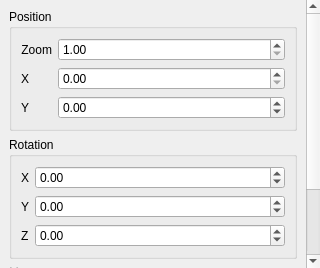
<?xml version="1.0" encoding="UTF-8"?>
<ui version="4.0">
 <class>EarthWidgetSettings</class>
 <widget class="QWidget" name="EarthWidgetSettings">
  <property name="enabled">
   <bool>true</bool>
  </property>
  <property name="geometry">
   <rect>
    <x>0</x>
    <y>0</y>
    <width>320</width>
    <height>268</height>
   </rect>
  </property>
  <property name="windowTitle">
   <string>Earth Settings</string>
  </property>
  <property name="locale">
   <locale language="C" country="AnyCountry"/>
  </property>
  <layout class="QVBoxLayout" name="verticalLayout_2">
   <property name="spacing">
    <number>0</number>
   </property>
   <property name="margin">
    <number>0</number>
   </property>
   <item>
    <widget class="QScrollArea" name="scrollArea">
     <property name="frameShape">
      <enum>QFrame::NoFrame</enum>
     </property>
     <property name="frameShadow">
      <enum>QFrame::Plain</enum>
     </property>
     <property name="widgetResizable">
      <bool>true</bool>
     </property>
     <widget class="QWidget" name="scrollAreaWidgetContents">
      <property name="geometry">
       <rect>
        <x>0</x>
        <y>-74</y>
        <width>304</width>
        <height>342</height>
       </rect>
      </property>
      <layout class="QVBoxLayout" name="verticalLayout">
       <item>
        <widget class="QGroupBox" name="groupPosition">
         <property name="title">
          <string>Position</string>
         </property>
         <layout class="QFormLayout" name="formLayout_2">
          <item row="0" column="0">
           <widget class="QLabel" name="labelZoom">
            <property name="text">
             <string>Zoom</string>
            </property>
            <property name="alignment">
             <set>Qt::AlignRight|Qt::AlignTrailing|Qt::AlignVCenter</set>
            </property>
            <property name="buddy">
             <cstring>spinZoom</cstring>
            </property>
           </widget>
          </item>
          <item row="0" column="1">
           <widget class="QDoubleSpinBox" name="spinZoom">
            <property name="minimum">
             <double>1.000000000000000</double>
            </property>
            <property name="maximum">
             <double>15.000000000000000</double>
            </property>
            <property name="singleStep">
             <double>0.500000000000000</double>
            </property>
           </widget>
          </item>
          <item row="1" column="0">
           <widget class="QLabel" name="labelX">
            <property name="text">
             <string>X</string>
            </property>
            <property name="alignment">
             <set>Qt::AlignRight|Qt::AlignTrailing|Qt::AlignVCenter</set>
            </property>
            <property name="buddy">
             <cstring>spinX</cstring>
            </property>
           </widget>
          </item>
          <item row="1" column="1">
           <widget class="QDoubleSpinBox" name="spinX">
            <property name="maximum">
             <double>5.000000000000000</double>
            </property>
            <property name="singleStep">
             <double>0.050000000000000</double>
            </property>
            <property name="value">
             <double>0.000000000000000</double>
            </property>
           </widget>
          </item>
          <item row="2" column="0">
           <widget class="QLabel" name="labelY">
            <property name="text">
             <string>Y</string>
            </property>
            <property name="alignment">
             <set>Qt::AlignRight|Qt::AlignTrailing|Qt::AlignVCenter</set>
            </property>
            <property name="buddy">
             <cstring>spinY</cstring>
            </property>
           </widget>
          </item>
          <item row="2" column="1">
           <widget class="QDoubleSpinBox" name="spinY">
            <property name="minimum">
             <double>-5.000000000000000</double>
            </property>
            <property name="maximum">
             <double>5.000000000000000</double>
            </property>
            <property name="singleStep">
             <double>0.050000000000000</double>
            </property>
           </widget>
          </item>
         </layout>
        </widget>
       </item>
       <item>
        <widget class="QGroupBox" name="groupRotation">
         <property name="title">
          <string>Rotation</string>
         </property>
         <layout class="QFormLayout" name="formLayout">
          <item row="1" column="1">
           <widget class="QDoubleSpinBox" name="spinRotX">
            <property name="minimum">
             <double>-180.000000000000000</double>
            </property>
            <property name="maximum">
             <double>180.000000000000000</double>
            </property>
            <property name="singleStep">
             <double>5.000000000000000</double>
            </property>
           </widget>
          </item>
          <item row="2" column="1">
           <widget class="QDoubleSpinBox" name="spinRotY">
            <property name="minimum">
             <double>-180.000000000000000</double>
            </property>
            <property name="maximum">
             <double>180.000000000000000</double>
            </property>
            <property name="singleStep">
             <double>5.000000000000000</double>
            </property>
           </widget>
          </item>
          <item row="3" column="1">
           <widget class="QDoubleSpinBox" name="spinRotZ">
            <property name="minimum">
             <double>-180.000000000000000</double>
            </property>
            <property name="maximum">
             <double>180.000000000000000</double>
            </property>
            <property name="singleStep">
             <double>5.000000000000000</double>
            </property>
           </widget>
          </item>
          <item row="1" column="0">
           <widget class="QLabel" name="labelRotX">
            <property name="text">
             <string>X</string>
            </property>
           </widget>
          </item>
          <item row="2" column="0">
           <widget class="QLabel" name="labelRotY">
            <property name="text">
             <string>Y</string>
            </property>
           </widget>
          </item>
          <item row="3" column="0">
           <widget class="QLabel" name="labelRotZ">
            <property name="text">
             <string>Z</string>
            </property>
           </widget>
          </item>
         </layout>
        </widget>
       </item>
       <item>
        <widget class="QLabel" name="labelMap">
         <property name="enabled">
          <bool>false</bool>
         </property>
         <property name="text">
          <string>Map</string>
         </property>
         <property name="buddy">
          <cstring>btnMapFile</cstring>
         </property>
        </widget>
       </item>
       <item>
        <widget class="QToolButton" name="btnMapFile">
         <property name="enabled">
          <bool>false</bool>
         </property>
         <property name="sizePolicy">
          <sizepolicy hsizetype="Preferred" vsizetype="Fixed">
           <horstretch>0</horstretch>
           <verstretch>0</verstretch>
          </sizepolicy>
         </property>
         <property name="toolTip">
          <string>Map</string>
         </property>
         <property name="text">
          <string/>
         </property>
         <property name="toolButtonStyle">
          <enum>Qt::ToolButtonTextOnly</enum>
         </property>
         <property name="autoRaise">
          <bool>false</bool>
         </property>
        </widget>
       </item>
       <item>
        <widget class="QCheckBox" name="checkSun">
         <property name="enabled">
          <bool>false</bool>
         </property>
         <property name="text">
          <string>Sun</string>
         </property>
         <property name="checked">
          <bool>true</bool>
         </property>
        </widget>
       </item>
       <item>
        <widget class="QCheckBox" name="checkNight">
         <property name="enabled">
          <bool>false</bool>
         </property>
         <property name="text">
          <string>Night</string>
         </property>
         <property name="checked">
          <bool>true</bool>
         </property>
        </widget>
       </item>
       <item>
        <spacer name="verticalSpacer">
         <property name="orientation">
          <enum>Qt::Vertical</enum>
         </property>
         <property name="sizeHint" stdset="0">
          <size>
           <width>20</width>
           <height>40</height>
          </size>
         </property>
        </spacer>
       </item>
      </layout>
     </widget>
    </widget>
   </item>
  </layout>
 </widget>
 <resources>
  <include location="SatViewer.qrc"/>
 </resources>
 <connections/>
</ui>
